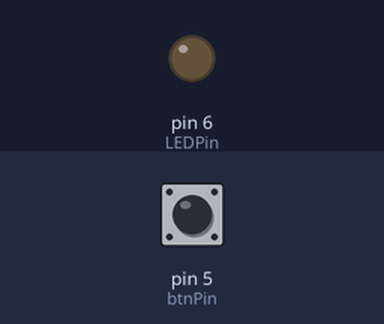
The sketch below on a simulated Arduino Uno, built with avr-gcc and run on an emulated ATmega328P. On the bench: output pins drawn as LEDs (lit = HIGH). Inputs (shaded band) come from the test bench; at power-on: pin 5 (btnPin) HIGH.

Above: at 1.4 s.
1.5 s: pin 5 (btnPin) pulled LOW for 0.25 s
At 2.4 s:
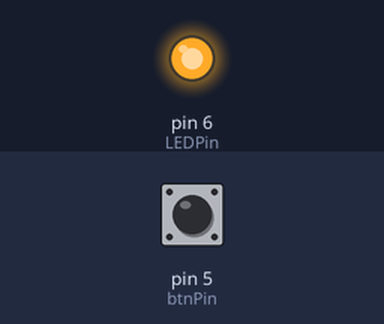
Timing chart, 0 to 4.5 s (numbered marks = the images above; inputs shaded):
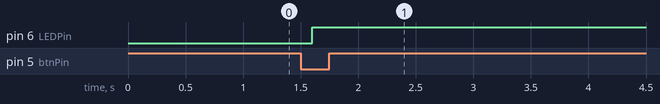

Measured:
- after the input at 1.5 s, pin 6 (LEDPin): LOW → HIGH after 0.10 s

The sketch:

3_ButtonInput.ino
```cpp
/*
  Read a push button and toggle an LED

  You should connect your LED in the correct direction to the specified pin with a 1k+ ohm resistor.
  Connect your button so one side is GND and the disconnected pin side is on the input pin (5)

  This sketch does not properly debounce the button,
  for that see File->Examples->Digital->Debounce
*/
//Definitions are similar to variables, here these are aliases for the pin number
#define LEDPin 6
#define btnPin 5

//Setup function runs once when device is powered on
void setup() {
  //Initialize output pin
  pinMode(LEDPin, OUTPUT);
  pinMode(btnPin, INPUT_PULLUP);
}

//Track on/off, start off
int LEDState = HIGH;
//Loop function runs over and over after setup
void loop() {

  delay(200);
  //Check the button every fith of a second
  int buttonState = digitalRead(btnPin);
  //This "if" statement executes if buttonState equals 0
  if (buttonState == LOW){
    //This assignment switches LEDState from HIGH to LOW and LOW to HIGH
    LEDState = ~LEDState;
    //Set LED state
    digitalWrite(LEDPin, LEDState);
  }
}
```
